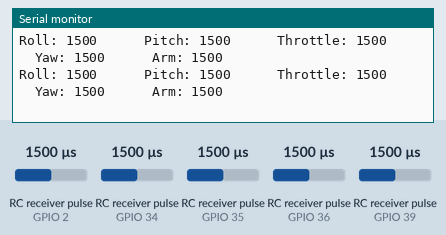
The sketch below on a simulated ESP32. Parts: the last lines printed to the serial monitor. Wiring (inferred from the names in the program): 5 × RC receiver channel: data GPIO 2 / data GPIO 34 / data GPIO 35 / data GPIO 36 / data GPIO 39. Inputs (shaded band) come from the test bench; at power-on: RC receiver pulse (sensors on GPIO 2, GPIO 34, GPIO 35, GPIO 36, GPIO 39) 1500 µs.

Above: at 2.2 s.
2.3 s: RC receiver pulse (sensor on GPIO 2) set to 1020 µs
At 2.48 s:
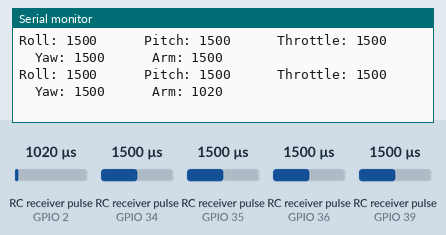
3.8 s: RC receiver pulse (sensor on GPIO 34) set to 1020 µs
At 3.92 s:
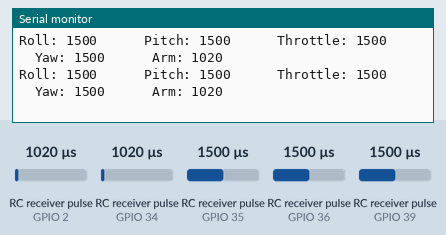
5.3 s: RC receiver pulse (sensor on GPIO 35) set to 1020 µs
At 5.36 s:
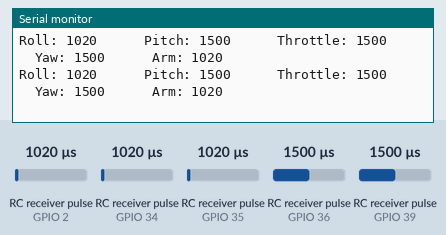
6.8 s: RC receiver pulse (sensor on GPIO 36) set to 1020 µs
At 6.8 s:
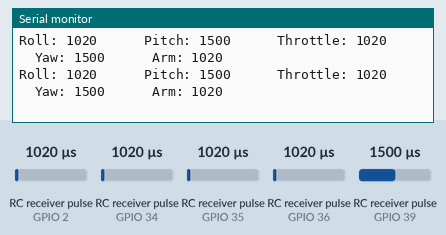
8.3 s: RC receiver pulse (sensor on GPIO 39) set to 1020 µs
At 8.4 s:
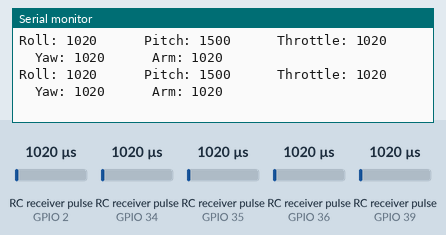
9.8 s: RC receiver pulse (sensor on GPIO 2) set to 1250 µs
At 9.84 s:
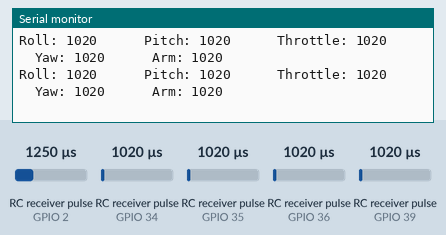
Timing chart, 0 to 12.3 s (numbered marks = the images above; inputs shaded):
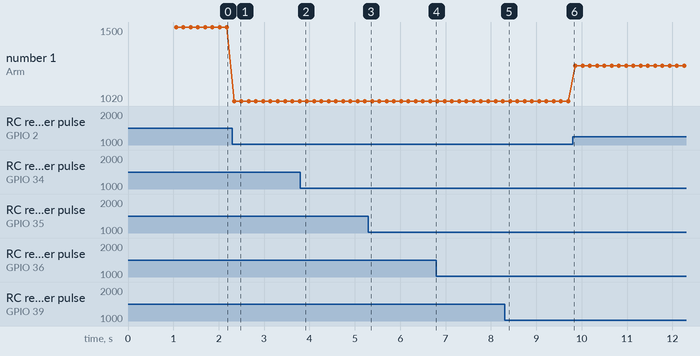

Measured:
- after the input at 2.3 s, the serial monitor: prints a new line at once (image 1)
- plotted number 1: 1500 → 1020 after the input at 2.3 s, 1020 → 1250 after the input at 9.8 s

The sketch:

rc_signal_test.ino
```cpp
// ================================================================
// RC受信機 信号テスト用コード
// FS-iA10B の各チャンネル(CH1〜CH5)からPWM信号を読み取り、
// シリアルモニターにパルス幅(us)を表示する
// モーター・ESCは接続しない状態でのテストを想定
// ================================================================

// 新しいGPIO割り当て（基板シルクの物理的な並び順 35,34,VN,VP に合わせた配線）
#define RC_ROLL     34  // CH1（デフォルトAETR: Roll）
#define RC_PITCH    39  // CH2（デフォルトAETR: Pitch）シルク表記:VN
#define RC_THROTTLE 35  // CH3（デフォルトAETR: Throttle）
#define RC_YAW      36  // CH4（デフォルトAETR: Yaw）シルク表記:VP
#define RC_ARM      2   // CH5（Armスイッチ）

// pulseInのタイムアウト値（us）
// 受信機からの信号は約50Hz(20ms周期)なので、それより少し長めに設定
#define PULSE_TIMEOUT 25000

void setup() {
  Serial.begin(115200);

  // 全RC入力ピンを入力モードに設定
  pinMode(RC_ROLL, INPUT);
  pinMode(RC_PITCH, INPUT);
  pinMode(RC_THROTTLE, INPUT);
  pinMode(RC_YAW, INPUT);
  pinMode(RC_ARM, INPUT);

  Serial.println("=== RC信号テスト開始 ===");
  Serial.println("送信機の電源を入れ、各スティックを動かして数値の変化を確認してください");
  delay(1000);
}

void loop() {
  // 各チャンネルのHIGHパルス幅（マイクロ秒）を計測
  // 信号が来ていない場合はタイムアウトして0が返る
  int roll     = pulseIn(RC_ROLL,     HIGH, PULSE_TIMEOUT);
  int pitch    = pulseIn(RC_PITCH,    HIGH, PULSE_TIMEOUT);
  int throttle = pulseIn(RC_THROTTLE, HIGH, PULSE_TIMEOUT);
  int yaw      = pulseIn(RC_YAW,      HIGH, PULSE_TIMEOUT);
  int arm      = pulseIn(RC_ARM,      HIGH, PULSE_TIMEOUT);

  // 信号が来ていないチャンネルには [NG] を付けて分かりやすくする
  Serial.printf(
    "Roll:%5d%s  Pitch:%5d%s  Throttle:%5d%s  Yaw:%5d%s  Arm:%5d%s\n",
    roll,     roll     == 0 ? "[NG]" : "    ",
    pitch,    pitch    == 0 ? "[NG]" : "    ",
    throttle, throttle == 0 ? "[NG]" : "    ",
    yaw,      yaw      == 0 ? "[NG]" : "    ",
    arm,      arm      == 0 ? "[NG]" : "    "
  );

  delay(100);  // 約10Hzで表示更新
}
```
